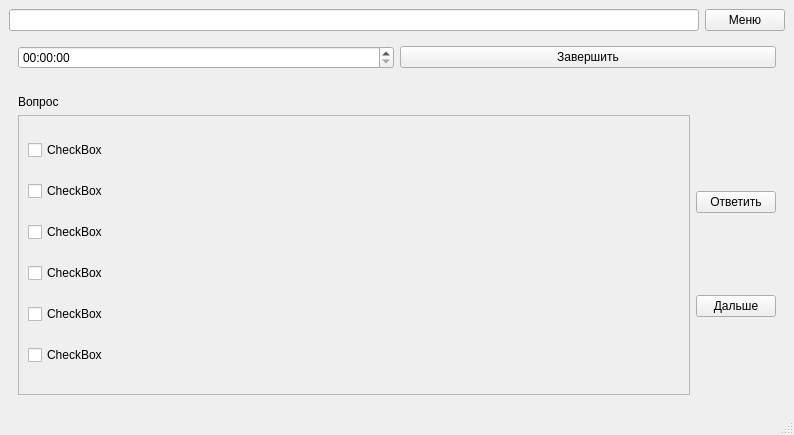
<?xml version="1.0" encoding="UTF-8"?>
<ui version="4.0">
 <class>MainWindow</class>
 <widget class="QMainWindow" name="MainWindow">
  <property name="geometry">
   <rect>
    <x>0</x>
    <y>0</y>
    <width>794</width>
    <height>435</height>
   </rect>
  </property>
  <property name="windowTitle">
   <string>MainWindow</string>
  </property>
  <widget class="QWidget" name="centralwidget">
   <layout class="QVBoxLayout" name="verticalLayout_2">
    <item>
     <layout class="QHBoxLayout" name="horizontalLayout_2">
      <item>
       <widget class="QLineEdit" name="menu_name"/>
      </item>
      <item>
       <widget class="QPushButton" name="menu_btn">
        <property name="text">
         <string>Меню</string>
        </property>
        <attribute name="buttonGroup">
         <string notr="true">buttonGroup</string>
        </attribute>
       </widget>
      </item>
     </layout>
    </item>
    <item>
     <widget class="QStackedWidget" name="stackedWidget">
      <property name="currentIndex">
       <number>5</number>
      </property>
      <widget class="QWidget" name="records_page">
       <layout class="QVBoxLayout" name="verticalLayout_4">
        <item>
         <widget class="QLabel" name="records_label">
          <property name="text">
           <string>Таблица рекордов</string>
          </property>
         </widget>
        </item>
        <item>
         <widget class="QListWidget" name="records_list"/>
        </item>
       </layout>
      </widget>
      <widget class="QWidget" name="menu_page">
       <layout class="QVBoxLayout" name="verticalLayout_3">
        <item>
         <layout class="QVBoxLayout" name="verticalLayout">
          <item>
           <widget class="QLabel" name="game_name_label">
            <property name="text">
             <string>MAP TRAINER</string>
            </property>
           </widget>
          </item>
          <item>
           <widget class="QPushButton" name="start_btn">
            <property name="text">
             <string>Начать</string>
            </property>
            <attribute name="buttonGroup">
             <string notr="true">buttonGroup</string>
            </attribute>
           </widget>
          </item>
         </layout>
        </item>
        <item>
         <layout class="QHBoxLayout" name="horizontalLayout">
          <item>
           <widget class="QPushButton" name="records_btn">
            <property name="text">
             <string>Таблица рекордов</string>
            </property>
            <attribute name="buttonGroup">
             <string notr="true">buttonGroup</string>
            </attribute>
           </widget>
          </item>
          <item>
           <widget class="QPushButton" name="settings_btn">
            <property name="text">
             <string>Настройки</string>
            </property>
            <attribute name="buttonGroup">
             <string notr="true">buttonGroup</string>
            </attribute>
           </widget>
          </item>
          <item>
           <widget class="QPushButton" name="achievements_btn">
            <property name="text">
             <string>Достижения</string>
            </property>
            <attribute name="buttonGroup">
             <string notr="true">buttonGroup</string>
            </attribute>
           </widget>
          </item>
         </layout>
        </item>
       </layout>
      </widget>
      <widget class="QWidget" name="settings_page">
       <widget class="QLabel" name="label_4">
        <property name="geometry">
         <rect>
          <x>360</x>
          <y>100</y>
          <width>201</width>
          <height>231</height>
         </rect>
        </property>
        <property name="text">
         <string>В РАЗРАБОТКЕ</string>
        </property>
       </widget>
       <widget class="QPushButton" name="settings_apply_btn">
        <property name="geometry">
         <rect>
          <x>390</x>
          <y>400</y>
          <width>93</width>
          <height>28</height>
         </rect>
        </property>
        <property name="text">
         <string>Применить</string>
        </property>
        <attribute name="buttonGroup">
         <string notr="true">buttonGroup</string>
        </attribute>
       </widget>
      </widget>
      <widget class="QWidget" name="achievements_page">
       <layout class="QVBoxLayout" name="verticalLayout_5">
        <item>
         <layout class="QHBoxLayout" name="horizontalLayout_3">
          <item>
           <widget class="QCheckBox" name="ach1_check">
            <property name="text">
             <string/>
            </property>
           </widget>
          </item>
          <item>
           <widget class="QLabel" name="ach1_description">
            <property name="text">
             <string>TextLabel</string>
            </property>
           </widget>
          </item>
         </layout>
        </item>
        <item>
         <layout class="QHBoxLayout" name="horizontalLayout_7">
          <item>
           <widget class="QCheckBox" name="ach2_check">
            <property name="text">
             <string/>
            </property>
           </widget>
          </item>
          <item>
           <widget class="QLabel" name="ach2_description">
            <property name="text">
             <string>TextLabel</string>
            </property>
           </widget>
          </item>
         </layout>
        </item>
        <item>
         <layout class="QHBoxLayout" name="horizontalLayout_4">
          <item>
           <widget class="QCheckBox" name="ach3_check">
            <property name="text">
             <string/>
            </property>
           </widget>
          </item>
          <item>
           <widget class="QLabel" name="ach3_description">
            <property name="text">
             <string>TextLabel</string>
            </property>
           </widget>
          </item>
         </layout>
        </item>
        <item>
         <layout class="QHBoxLayout" name="horizontalLayout_5">
          <item>
           <widget class="QCheckBox" name="ach4_check">
            <property name="text">
             <string/>
            </property>
           </widget>
          </item>
          <item>
           <widget class="QLabel" name="ach4_description">
            <property name="text">
             <string>TextLabel</string>
            </property>
           </widget>
          </item>
         </layout>
        </item>
        <item>
         <layout class="QHBoxLayout" name="horizontalLayout_8">
          <item>
           <widget class="QCheckBox" name="ach5_check">
            <property name="text">
             <string/>
            </property>
           </widget>
          </item>
          <item>
           <widget class="QLabel" name="ach5_description">
            <property name="text">
             <string>TextLabel</string>
            </property>
           </widget>
          </item>
         </layout>
        </item>
        <item>
         <layout class="QHBoxLayout" name="horizontalLayout_6">
          <item>
           <widget class="QCheckBox" name="ach6_check">
            <property name="text">
             <string/>
            </property>
           </widget>
          </item>
          <item>
           <widget class="QLabel" name="ach6_description">
            <property name="text">
             <string>TextLabel</string>
            </property>
           </widget>
          </item>
         </layout>
        </item>
       </layout>
      </widget>
      <widget class="QWidget" name="start_settings_page">
       <widget class="QLabel" name="label_11">
        <property name="geometry">
         <rect>
          <x>290</x>
          <y>90</y>
          <width>241</width>
          <height>171</height>
         </rect>
        </property>
        <property name="text">
         <string>В РАЗРАБОТКЕ</string>
        </property>
       </widget>
       <widget class="QPushButton" name="game_btn">
        <property name="geometry">
         <rect>
          <x>270</x>
          <y>350</y>
          <width>93</width>
          <height>28</height>
         </rect>
        </property>
        <property name="text">
         <string>Начать</string>
        </property>
        <attribute name="buttonGroup">
         <string notr="true">buttonGroup</string>
        </attribute>
       </widget>
      </widget>
      <widget class="QWidget" name="game_page">
       <layout class="QVBoxLayout" name="verticalLayout_7">
        <item>
         <layout class="QHBoxLayout" name="horizontalLayout_12">
          <item>
           <widget class="QTimeEdit" name="game_timer"/>
          </item>
          <item>
           <widget class="QPushButton" name="result_btn">
            <property name="text">
             <string>Завершить</string>
            </property>
            <attribute name="buttonGroup">
             <string notr="true">buttonGroup</string>
            </attribute>
           </widget>
          </item>
         </layout>
        </item>
        <item>
         <widget class="QLabel" name="game_image">
          <property name="text">
           <string/>
          </property>
         </widget>
        </item>
        <item>
         <widget class="QLabel" name="game_question_label">
          <property name="text">
           <string>Вопрос</string>
          </property>
         </widget>
        </item>
        <item>
         <layout class="QHBoxLayout" name="horizontalLayout_9">
          <item>
           <widget class="QScrollArea" name="scrollArea">
            <property name="sizePolicy">
             <sizepolicy hsizetype="Expanding" vsizetype="MinimumExpanding">
              <horstretch>0</horstretch>
              <verstretch>255</verstretch>
             </sizepolicy>
            </property>
            <property name="widgetResizable">
             <bool>true</bool>
            </property>
            <widget class="QWidget" name="scrollAreaWidgetContents">
             <property name="geometry">
              <rect>
               <x>0</x>
               <y>0</y>
               <width>644</width>
               <height>242</height>
              </rect>
             </property>
             <layout class="QVBoxLayout" name="verticalLayout_6">
              <item>
               <widget class="QCheckBox" name="checkBox_1">
                <property name="text">
                 <string>CheckBox</string>
                </property>
               </widget>
              </item>
              <item>
               <widget class="QCheckBox" name="checkBox_2">
                <property name="text">
                 <string>CheckBox</string>
                </property>
               </widget>
              </item>
              <item>
               <widget class="QCheckBox" name="checkBox_3">
                <property name="text">
                 <string>CheckBox</string>
                </property>
               </widget>
              </item>
              <item>
               <widget class="QCheckBox" name="checkBox_4">
                <property name="text">
                 <string>CheckBox</string>
                </property>
               </widget>
              </item>
              <item>
               <widget class="QCheckBox" name="checkBox_5">
                <property name="text">
                 <string>CheckBox</string>
                </property>
               </widget>
              </item>
              <item>
               <widget class="QCheckBox" name="checkBox_6">
                <property name="text">
                 <string>CheckBox</string>
                </property>
               </widget>
              </item>
             </layout>
            </widget>
           </widget>
          </item>
          <item>
           <layout class="QVBoxLayout" name="verticalLayout_8">
            <item>
             <widget class="QPushButton" name="game_answer_btn">
              <property name="text">
               <string>Ответить</string>
              </property>
             </widget>
            </item>
            <item>
             <widget class="QPushButton" name="game_next_btn">
              <property name="text">
               <string>Дальше</string>
              </property>
             </widget>
            </item>
           </layout>
          </item>
         </layout>
        </item>
       </layout>
      </widget>
      <widget class="QWidget" name="result_page">
       <widget class="QLabel" name="label_14">
        <property name="geometry">
         <rect>
          <x>260</x>
          <y>185</y>
          <width>361</width>
          <height>121</height>
         </rect>
        </property>
        <property name="text">
         <string>В РАЗРАБОТКЕ</string>
        </property>
       </widget>
      </widget>
     </widget>
    </item>
   </layout>
  </widget>
  <widget class="QStatusBar" name="statusbar"/>
 </widget>
 <resources/>
 <connections/>
 <buttongroups>
  <buttongroup name="buttonGroup"/>
 </buttongroups>
</ui>
